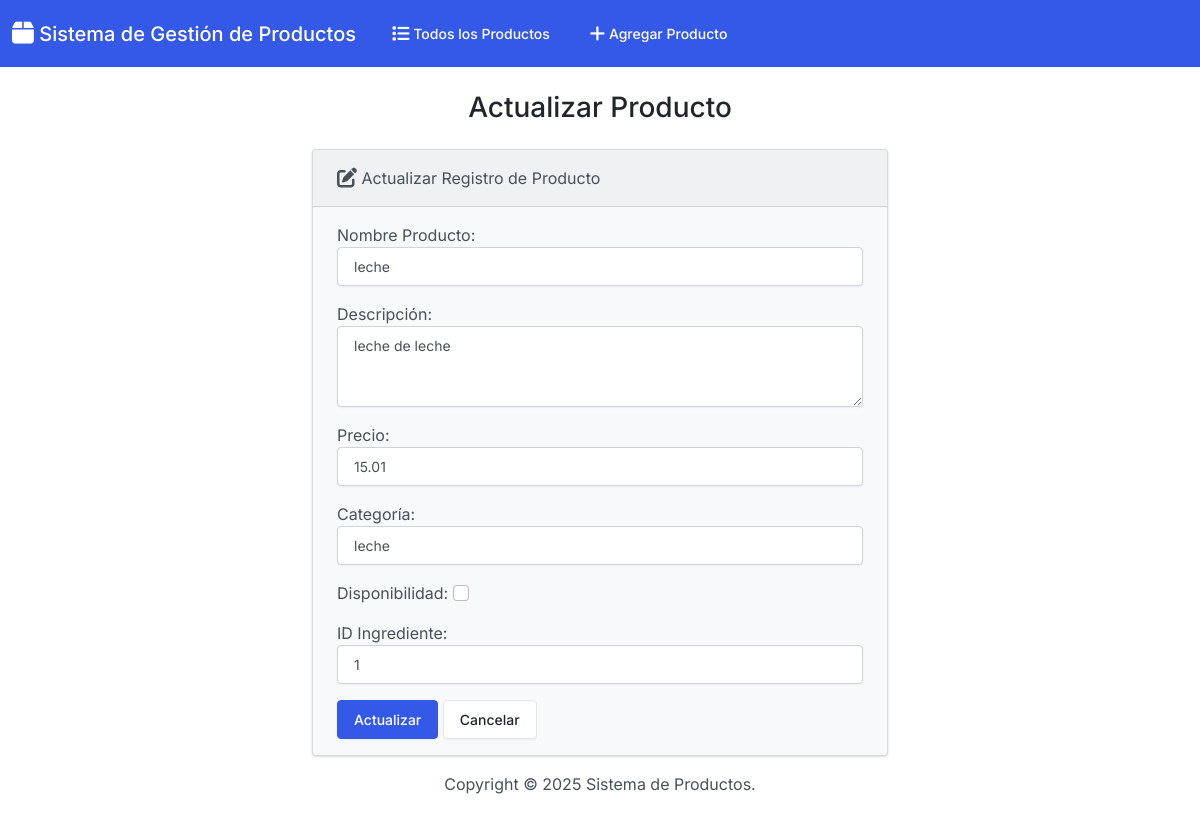
Page /edit/2/ on the committed database.
### app_producto/models.py (models this page shows, shortened)
class Producto(models.Model):
    nombre_producto = models.CharField(max_length=100)
    descripcion = models.TextField()
    precio = models.DecimalField(max_digits=8, decimal_places=2)
    categoria = models.CharField(max_length=50)
    disponibilidad = models.BooleanField()
    id_ingrediente = models.IntegerField()

### app_producto/views.py (the view)
# urls.py: path('edit/<int:id>/', views.edit, name='edit'),
def edit(request, id):
  if request.method == 'POST':
    producto = Producto.objects.get(pk=id)
    form = ProductoForm(request.POST, instance=producto)
    if form.is_valid():
      form.save()
      return render(request, 'productos/edit.html', {
        'form': form,
        'success': True
      })
  else:
    producto = Producto.objects.get(pk=id)
    form = ProductoForm(instance=producto)
  return render(request, 'productos/edit.html', {
    'form': form
  })

### app_producto/forms.py
class ProductoForm(forms.ModelForm):
    class Meta:
        model = Producto
        fields = [ 'nombre_producto', 'descripcion', 'precio', 'categoria', 'disponibilidad', 'id_ingrediente']
        labels = {
            'nombre_producto': 'Nombre Producto',
            'descripcion': 'Descripción',
            'precio': 'Precio',
            'categoria': 'Categoría',
            'disponibilidad': 'Disponibilidad',
            'id_ingrediente': 'ID Ingrediente'
        }
        widgets = {
            'nombre_producto': forms.TextInput(attrs={'class': 'form-control'}),
            'descripcion': forms.Textarea(attrs={'class': 'form-control', 'rows': 3}),
            'precio': forms.NumberInput(attrs={'class': 'form-control', 'step': '0.01'}),
            'categoria': forms.TextInput(attrs={'class': 'form-control'}),
            'disponibilidad': forms.CheckboxInput(attrs={'class': 'form-check-input'}),
            'id_ingrediente': forms.NumberInput(attrs={'class': 'form-control'}),
        }

### app_producto/templates/productos/edit.html (shortened to what this page needs)
{% extends "productos/base.html" %}
{% block body %}
  <h3 class="text-center m-4">Actualizar Producto</h3>
  {% if success %}
    <div class="alert alert-success" role="alert">
      El producto se actualizó correctamente.
      <a href="{% url 'index' %}" class="alert-link">Ir a la página principal.</a>
    </div>
  {% else %}
    <div class="row justify-content-center">
      <div class="col-6">
        <div class="card bg-light mb-3">
          <div class="card-header">
            <i class="fa-solid fa-pen-to-square fa-lg"></i> Actualizar Registro de Producto
          </div>
          <div class="card-body">
            <form action="" method="POST">
              {{ form.as_p }}
              <button type="submit" class="btn btn-primary">Actualizar</button>
              <a href="{% url 'index' %}" class="btn btn-secondary">Cancelar</a>
            </form>
          </div>
        </div>
      </div>
    </div>
  {% endif %}
{% endblock %}

### rows in the picture
Producto: nombre_producto "leche", descripcion "leche de leche", precio "15.01", categoria "leche", id_ingrediente "1"
